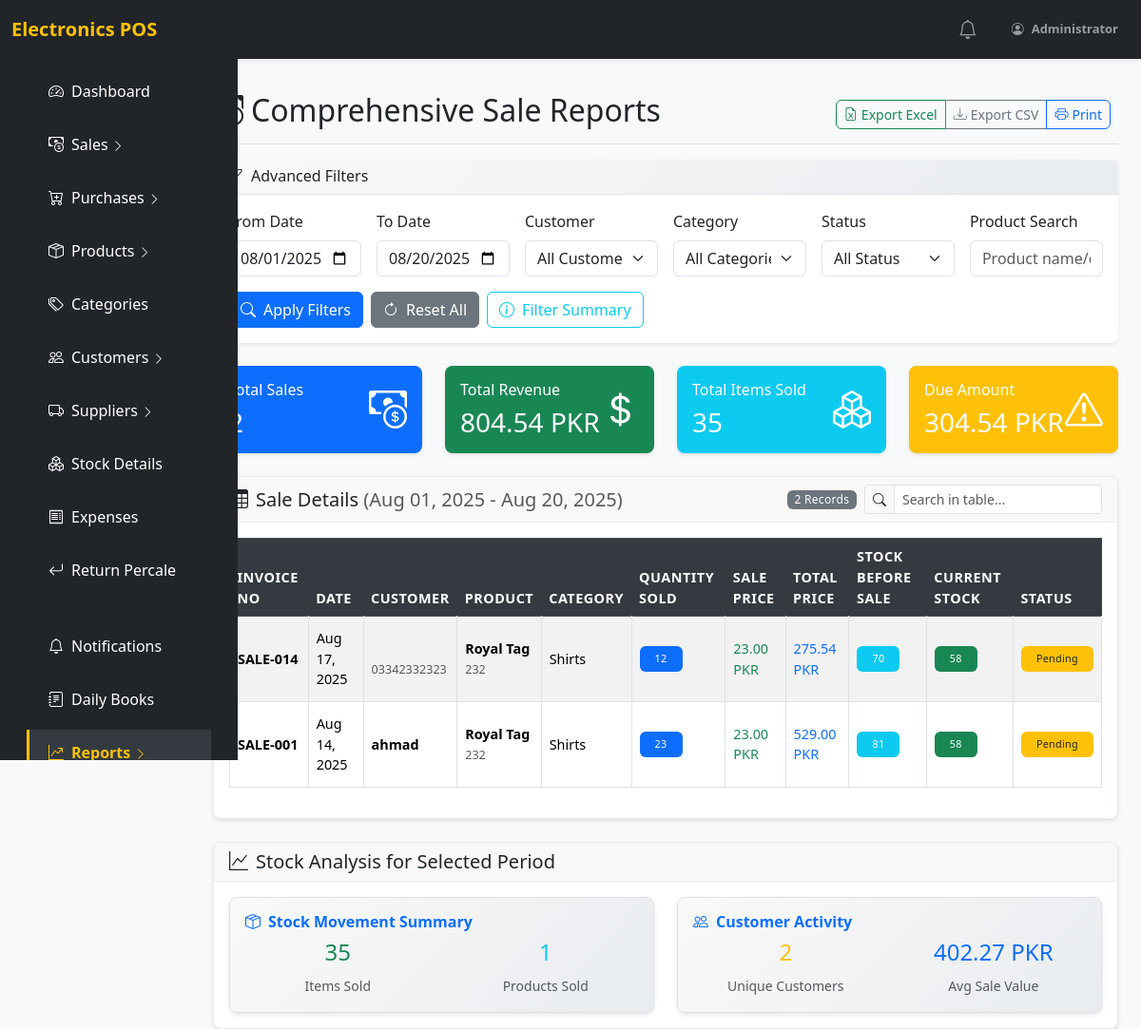
Before: /comprehensive_sale_reports.php (signed in) with the older database file.
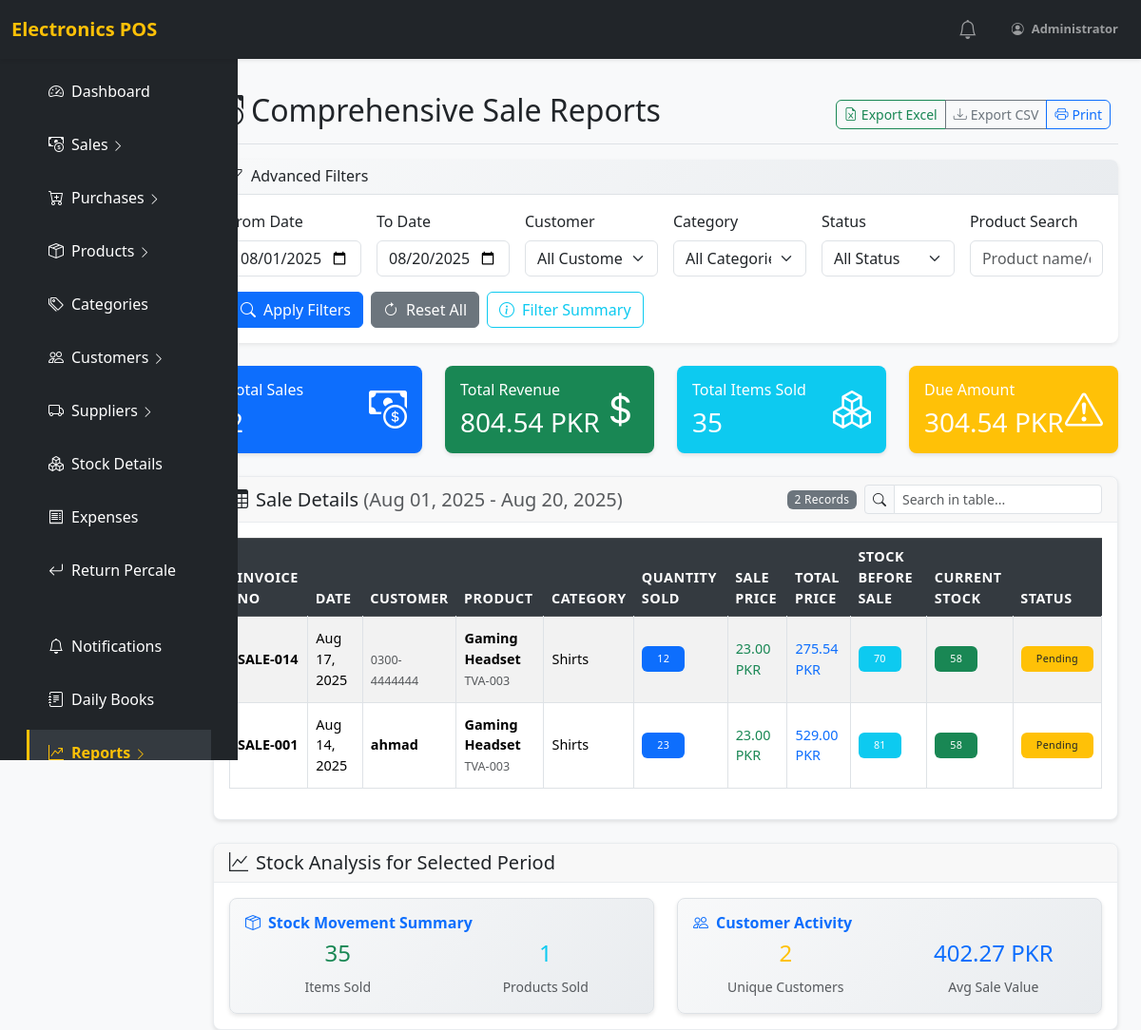
After: the same page with the newer database file.
### tables this page shows
CREATE TABLE `sale` (
  `id` int(11) NOT NULL,
  `customer_id` int(11) DEFAULT NULL,
  `walk_in_cust_name` varchar(255) NOT NULL DEFAULT '0',
  `customer_cnic` varchar(15) DEFAULT NULL,
  `discount` decimal(15,2) NOT NULL DEFAULT 0.00,
  `after_discount` decimal(15,2) NOT NULL,
  `sale_date` date NOT NULL,
  `expiry_date` date DEFAULT NULL,
  `sale_no` varchar(50) DEFAULT NULL,
  `subtotal` decimal(15,2) NOT NULL DEFAULT 0.00,
  `total_amount` decimal(15,2) NOT NULL DEFAULT 0.00,
  `paid_amount` decimal(15,2) NOT NULL DEFAULT 0.00,
  `due_amount` decimal(15,2) NOT NULL DEFAULT 0.00,
  `payment_method_id` int(11) DEFAULT NULL,
  `notes` text DEFAULT NULL,
  `status` enum('pending','in_progress','completed','delivered','cancelled') NOT NULL DEFAULT 'pending',
  `delivery_date` date DEFAULT NULL,
  `created_by` int(11) DEFAULT NULL,
  `created_at` timestamp NOT NULL DEFAULT current_timestamp()
);

CREATE TABLE `customer` (
  `id` int(11) NOT NULL,
  `name` varchar(100) DEFAULT NULL,
  `mobile` varchar(30) NOT NULL,
  `cnic` varchar(15) DEFAULT NULL,
  `address` varchar(255) NOT NULL,
  `email` varchar(100) NOT NULL,
  `opening_balance` decimal(15,2) NOT NULL DEFAULT 0.00,
  `status` tinyint(1) NOT NULL DEFAULT 1,
  `created_at` timestamp NOT NULL DEFAULT current_timestamp()
);

### comprehensive_sale_reports.php (the view, shortened to what the changed rows need)
<?php
require_once 'includes/config.php';
$from_date = $_GET['from_date'] ?? date('Y-m-01');
$to_date = $_GET['to_date'] ?? date('Y-m-d');
$sale_query = "
    SELECT
        s.id,
        s.sale_no as invoice_no,
        s.sale_date,
        s.total_amount,
        s.paid_amount,
        s.due_amount,
        s.status,
        s.walk_in_cust_name as customer_name,
        c.mobile as customer_mobile,
        s.customer_cnic,
        si.product_id,
        si.quantity,
        si.price as sale_price,
        si.total_price,
        pr.product_name,
        pr.product_code,
        si.category_name as category,
        pr.category_id,
        COALESCE(stock.quantity, 0) as current_stock,
        COALESCE(stock.quantity + si.quantity, si.quantity) as stock_before_sale
    FROM sale s
    LEFT JOIN customer c ON s.customer_id = c.id
    LEFT JOIN sale_items si ON s.id = si.sale_id
    LEFT JOIN products pr ON si.product_id = pr.id
    LEFT JOIN (
        SELECT
            product_id,
            COALESCE(SUM(CASE WHEN status = 'available' THEN quantity ELSE 0 END), 0) as quantity
        FROM stock_items
        GROUP BY product_id
    ) stock ON si.product_id = stock.product_id
    WHERE s.sale_date BETWEEN ? AND ?
";
$params = [$from_date, $to_date];
$sale_query .= " ORDER BY s.sale_date DESC, s.sale_no";
$stmt = $pdo->prepare($sale_query);
$stmt->execute($params);
$sales = $stmt->fetchAll(PDO::FETCH_ASSOC);
include 'includes/header.php';
?>
<div class="container-fluid">
    <div class="row">
        <main class="col-md-10 ms-sm-auto px-4 " style="margin-top: 25px;">
            <div class="d-flex justify-content-between flex-wrap flex-md-nowrap align-items-center pt-3 pb-2 mb-3 border-bottom">
                <h1 class="h2">
                    <i class="bi bi-cash-coin me-2"></i>Comprehensive Sale Reports
                </h1>
            </div>
            <div class="card">
                <div class="card-body">
                    <div class="table-responsive">
                        <table class="table table-bordered table-striped table-hover" id="saleTable">
                            <thead class="table-dark">
                                <tr>
                                    <th>Invoice No</th>
                                    <th>Date</th>
                                    <th>Customer</th>
                                    <th>Product</th>
                                    <th>Category</th>
                                    <th>Quantity Sold</th>
                                    <th>Sale Price</th>
                                    <th>Total Price</th>
                                    <th>Stock Before Sale</th>
                                    <th>Current Stock</th>
                                    <th>Status</th>
                                </tr>
                            </thead>
                            <tbody>
                                <?php if (empty($sales)): ?>
                                    <tr>
                                        <td colspan="11" class="text-center text-muted py-4">
                                            <i class="bi bi-inbox fs-1 d-block mb-2"></i>
                                            No sales found for the selected criteria.
                                        </td>
                                    </tr>
                                <?php else: ?>
                                    <?php foreach ($sales as $sale): ?>
                                        <tr>
                                            <td>
                                                <strong><?= htmlspecialchars($sale['invoice_no']) ?></strong>
                                            </td>
                                            <td><?= date('M d, Y', strtotime($sale['sale_date'])) ?></td>
                                            <td>
                                                <div>
                                                    <strong><?= htmlspecialchars($sale['customer_name']) ?></strong>
                                                    <br><small class="text-muted"><?= htmlspecialchars($sale['customer_mobile']) ?></small>
                                                </div>
                                            </td>
                                            <td>
                                                <div>
                                                    <strong><?= htmlspecialchars($sale['product_name']) ?></strong>
                                                    <br><small class="text-muted"><?= htmlspecialchars($sale['product_code']) ?></small>
                                                </div>
                                            </td>
                                            <td><?= htmlspecialchars($sale['category']) ?></td>
                                            <td>
                                                <span class="badge bg-primary text-white px-3 py-2">
                                                    <?= number_format($sale['quantity']) ?>
                                                </span>
                                            </td>
                                            <td>
                                                <span class="text-success">
                                                    <?= number_format($sale['sale_price'], 2) ?> PKR
                                                </span>
                                            </td>
                                            <td>
                                                <span class="text-primary">
                                                    <?= number_format($sale['total_price'], 2) ?> PKR
                                                </span>
                                            </td>
                                            <td>
                                                <span class="badge bg-info text-white px-3 py-2">
                                                    <?= number_format($sale['stock_before_sale']) ?>
                                                </span>
                                            </td>
                                            <td>
                                                <span class="badge <?= $sale['current_stock'] > 0 ? 'bg-success' : 'bg-danger' ?> text-white px-3 py-2">
                                                    <?= number_format($sale['current_stock']) ?>
                                                </span>
                                            </td>
                                            <td>
                                                <?php if ($sale['status'] === 'completed'): ?>
                                                    <span class="badge bg-success text-white px-3 py-2">Completed</span>
                                                <?php elseif ($sale['status'] === 'pending'): ?>
                                                    <span class="badge bg-warning text-dark px-3 py-2">Pending</span>
                                                <?php else: ?>
                                                    <span class="badge bg-secondary text-white px-3 py-2"><?= ucfirst($sale['status']) ?></span>
                                                <?php endif; ?>
                                            </td>
                                        </tr>
                                    <?php endforeach; ?>
                                <?php endif; ?>
                            </tbody>
                        </table>
                    </div>
                </div>
            </div>
        </main>
    </div>
</div>

Changed rows visible on the page:
changed through a linked row, sale "SALE-014": customer.mobile "03342332323" → "0300-4444444"; product_name "Royal Tag" → "Gaming Headset"; product_code "232" → "TVA-003"
computed for sale "SALE-001": product_name "Royal Tag" → "Gaming Headset"; product_code "232" → "TVA-003"
